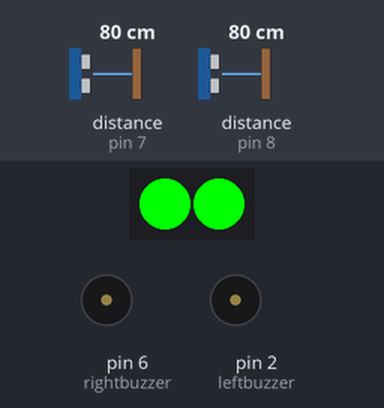
A sketch run on a simulated Arduino Uno, built with avr-gcc and run on an emulated ATmega328P. On the bench: 2 RGB LEDs in strip order, left to right, buzzer (waves = sounding, pin HIGH). The inputs (shaded band) are chosen by the test bench; at power-on: distance to the obstacle (sensors on pin 7, pin 8) 80 cm.

Above: at 1.2 s.
1.3 s: distance to the obstacle (sensor on pin 7) set to 17 cm
2.8 s: distance to the obstacle (sensor on pin 7) set to 14 cm
At 3.3 s:
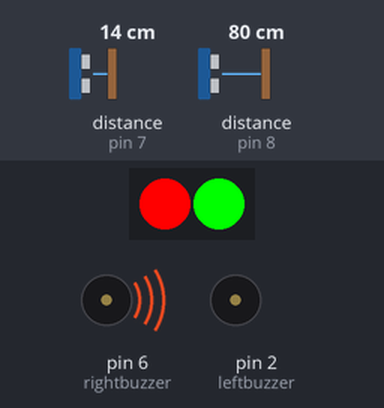
4.4 s: distance to the obstacle (sensor on pin 7) set to 18 cm
At 4.66 s:
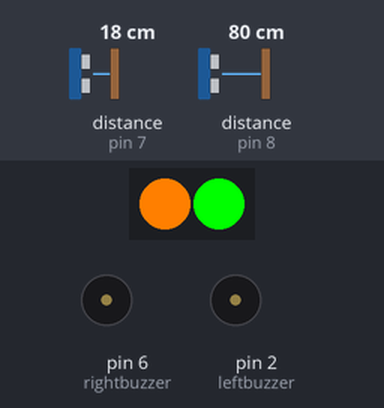
Timing chart, 0 to 7.4 s (numbered marks = the images above; inputs shaded):
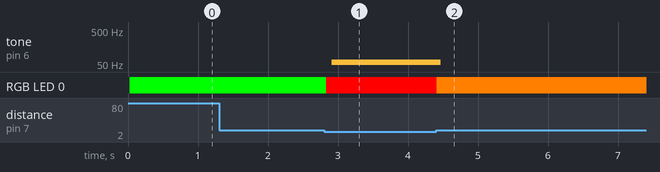

The sketch:

Casque_Intelligent.ino
```cpp
#include <ChainableLED.h>
#include <Ultrasonic.h>

const int rightbuzzer = 6;
const int leftbuzzer = 2;
const int rightultrasonic = 7;
const int leftultrasonic = 8;

const int ArroundNumber = 5;
const int PermaRadius = 15;

const int PermaRaduisHit = 10;
const int MaxAlertHit = 50;

const int MaxAlert = 2;

const int Marge = 1;

int lastRight = 600;
int alertlevelRight;
int lastLeft = 600;
int alertlevelLeft;

Ultrasonic ultrasonicRight(rightultrasonic); //init right distance sensor
Ultrasonic ultrasonicLeft(leftultrasonic); //init left distance sensor

ChainableLED leds(4, 5, 2); //Leds port + number

void ledLight(int num, int red, int green, int blue) //Simplified led method
    {
        leds.setColorRGB(num, red, green, blue);
    }

void alert(int type, boolean Right){ //Leds color + Buzzer alarms
  if(Right==true){
    if(type==0){
      ledLight(0,255,0,0);
      digitalWrite(rightbuzzer, HIGH);
      delay(PermaRaduisHit);
      digitalWrite(rightbuzzer, LOW);
    } else if(type==1){
      ledLight(0,255,127,0);
      digitalWrite(rightbuzzer, HIGH);
      delay(MaxAlertHit);
      digitalWrite(rightbuzzer, LOW);
    }
  } else {
    if(type==0){
      ledLight(1,255,0,0);
      digitalWrite(leftbuzzer, HIGH);
      delay(PermaRaduisHit);
      digitalWrite(leftbuzzer, LOW);
    } else if(type==1){
      ledLight(1,255,127,0);
      digitalWrite(leftbuzzer, HIGH);
      delay(MaxAlertHit);
      digitalWrite(leftbuzzer, LOW);
    }
  }
}
//checking if value is within "ecart" number limit (affect sensibility)
boolean Arround(int value, int ecart, int tocompare){
  for(int i=value; i<=value+ecart; i++){
    if(i==tocompare){
      return true;
    }
  }
  for(int i=value; i>=value+ecart; i--){
    if(i==tocompare){
      return true;
    }
  }
  return false;
}

void setup() {
  //init buzzers
  pinMode(rightbuzzer, OUTPUT);
  pinMode(leftbuzzer, OUTPUT);
}

void loop() {
  //Right check
  int tempRight = ultrasonicRight.MeasureInCentimeters();
  if(Arround(lastRight, ArroundNumber,tempRight)==false){
    if(tempRight+Marge<lastRight){
      lastRight=tempRight;
      alertlevelRight+=1;
    }
    else{
      alertlevelRight=0;
      lastRight=600;
    }
  } else{
    if(tempRight+Marge<lastRight){
     tempRight=lastRight;
     alertlevelRight+=1;
    }
  }

  if(tempRight<=PermaRadius){
    alert(0, true);
    return;
  }
  if(alertlevelRight>MaxAlert){
    alert(1, true);
    return;
  }

  //-----------------------------

  //Left check
  int tempLeft = ultrasonicLeft.MeasureInCentimeters();
  if(Arround(lastLeft, ArroundNumber,tempLeft)==false){
    if(tempLeft+Marge<lastLeft){
      lastLeft=tempLeft;
      alertlevelLeft+=1;
    }
    else{
      alertlevelLeft=0;
      lastLeft=600;
    }
  } else{
    if(tempLeft+Marge<lastLeft){
     tempLeft=lastLeft;
     alertlevelLeft+=1;
    }
  }

  if(tempLeft<=PermaRadius){
    alert(0, false);
    return;
  }
  if(alertlevelLeft>MaxAlert){
    alert(1, false);
    return;
  }
  //---------------------------
  //Delay + Reset leds color
  delay(10);
  ledLight(0,0,255,0);
  ledLight(1,0,255,0);
}
```

Measured:
- the behaviour switches between 16 and 15 cm on distance to the obstacle (sensor on pin 7) (found by bisection; images 0 and 1)
- after the input at 1.3 s, every drawn part: stays the same
- after the input at 2.8 s, tone on pin 6 (rightbuzzer): silent → 56 Hz after 0.11 s; RGB LED 0: RGB(0, 255, 0) → RGB(255, 0, 0) at once
- after the input at 4.4 s, tone on pin 6 (rightbuzzer): 56 Hz → silent after 0.07 s; RGB LED 0: RGB(255, 0, 0) → RGB(255, 127, 0) at once
